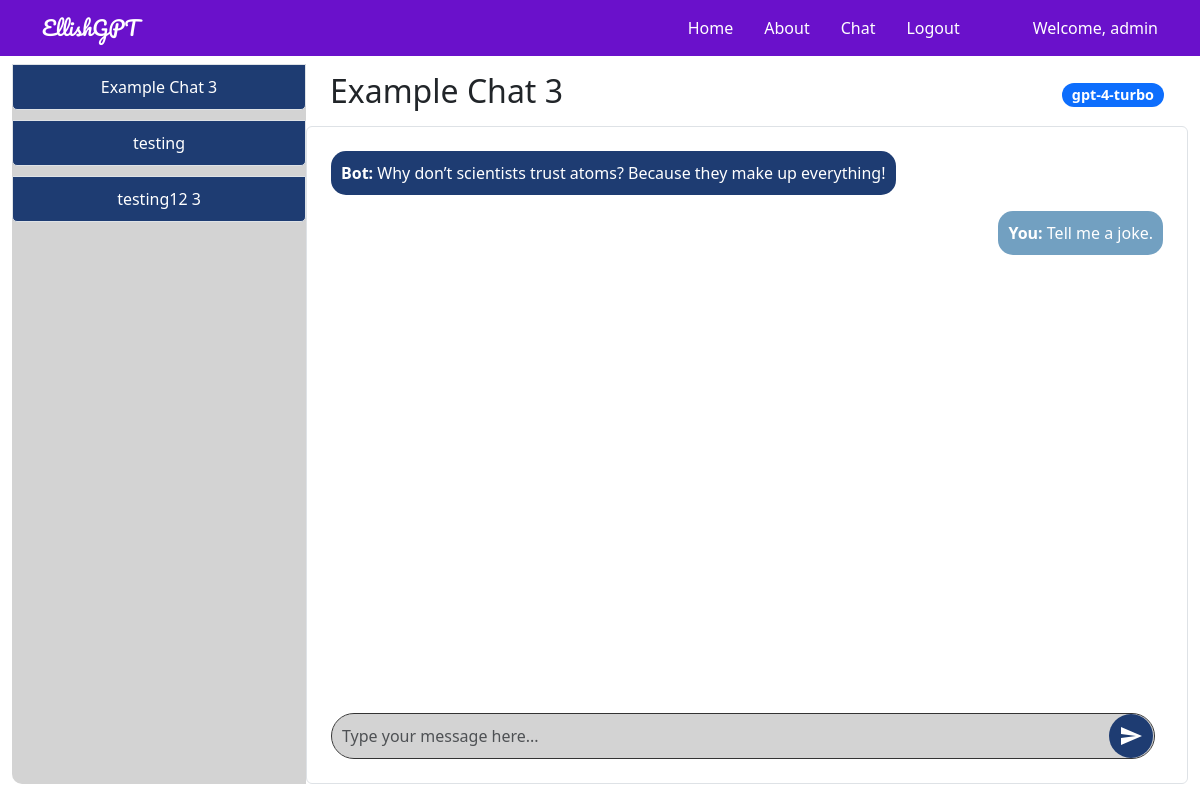
Screenshot of /chat/3 (signed in) with the database file from the repository.
### tables this page shows
CREATE TABLE users (
        userid INTEGER PRIMARY KEY,
        username TEXT NOT NULL UNIQUE,
        password TEXT NOT NULL
    );

CREATE TABLE chats (
        chat_id INTEGER PRIMARY KEY,
        user_id INTEGER,
        model_id INTEGER,
        title TEXT,
        chat TEXT,
        time DATETIME,
        model_name TEXT,
        FOREIGN KEY(user_id) REFERENCES users(userid),
        FOREIGN KEY(model_id) REFERENCES models(modelid)
    );

CREATE TABLE chat_messages (
        id INTEGER PRIMARY KEY AUTOINCREMENT,
        chat_id INTEGER,
        sender TEXT,
        message TEXT,
        timestamp DATETIME DEFAULT CURRENT_TIMESTAMP,
        FOREIGN KEY (chat_id) REFERENCES chats(chat_id)
    );

### genaiserver_wl_folder/flask_app.py (the view, shortened to what this page needs)
@app.route('/chat/<int:chat_id>', methods=['GET', 'POST'])
@login_required
def open_chat(chat_id):
    try:
        g.db = connect_db()
        username = session['username']
        cur = g.db.execute('SELECT userid FROM users WHERE username = ?', (username,))
        user_id = cur.fetchone()[0]
        cur = g.db.execute('SELECT * FROM chats WHERE chat_id = ?', (chat_id,))
        chat = cur.fetchone()
        if chat is None:
            logging.error(f"Chat with id {chat_id} not found.")
            flash("Chat not found.")
            return redirect(url_for('chat'))
        chat_data = dict(time=chat[5], chat=chat[4], title=chat[3], chat_id=chat[0], model_name=chat[6])
        cur_messages = g.db.execute('SELECT sender, message FROM chat_messages WHERE chat_id = ? ORDER BY timestamp DESC LIMIT 10', (chat_id,))
        messages = [{'sender': row[0], 'message': row[1]} for row in cur_messages.fetchall()]
        messages.reverse()  # Reverse to show the latest message at the bottom
        cur2 = g.db.execute('SELECT * FROM chats WHERE user_id = ? ORDER BY time;', (user_id,))
        chats = [dict(time=row[5], chat=row[4], title=row[3], chat_id=row[0], model_name=row[6]) for row in cur2.fetchall()]
        g.db.close()
        return render_template("chat_detail.html", app_data=app_data, chat=chat_data, messages=messages, chats=chats)
    except Exception as e:
        logging.exception(f"Error opening chat {chat_id}: {e}")
        flash("An error occurred while trying to open the chat.")
        return redirect(url_for('chat'))

### genaiserver_wl_folder/flask_app.py (called while the page is built)
def connect_db():
    return sqlite3.connect('serverdatabase.db')

def login_required(f):
    @wraps(f)
    def wrap(*args, **kwargs):
        if 'logged_in' in session:
            return f(*args, **kwargs)
        else:
            flash('You need to login first.')
            return redirect(url_for('login'))
    return wrap

### templates/chat_detail.html (shortened to what this page needs)
{% extends 'layout.html' %} {% block body %}
<div class="container-fluid">
    <div class="row" style="height: 90vh; overflow: hidden">
        <div class="col-md-3 d-flex align-items-stretch p-0">
            <div
                class="list-group sidebar d-flex flex-column justify-content-start w-100"
                style="
                    height: 100%;
                    border-radius: 10px 0 0 10px;
                    background-color: #d3d3d3;
                "
            >
                {% for chat in chats %}
                <div class="position-relative chat-item">
                    <a
                        href="{{ url_for('open_chat', chat_id=chat.chat_id) }}"
                        class="list-group-item list-group-item-action sidebar-item"
                    >
                        {{ chat.title }}
                    </a>
                </div>
                {% endfor %}
            </div>
        </div>
        <div
            class="col-md-9 d-flex flex-column p-0"
            style="
                height: 100%;
                border-radius: 0 10px 10px 0;
                background-color: #ffffff;
            "
        >
            <div
                class="d-flex justify-content-between align-items-center w-100 px-4 py-2"
                style="flex-shrink: 0"
            >
                <h2>{{ chat.title }}</h2>
                <span class="badge bg-primary">{{ chat.model_name }}</span>
            </div>
            <div
                class="chat-box p-4 border rounded bg-white"
                style="
                    flex-grow: 1;
                    padding: 20px;
                    height: 0;
                    border: 2px solid black;
                    overflow-y: auto;
                "
            >
                <div
                    id="chatHistory"
                    class="chat-history mb-4"
                    style="flex-grow: 1; padding-bottom: 1rem"
                >
                    {% for message in messages %}
                    <div
                        class="chat-message {{ 'align-self-end' if message.sender == 'You' else 'align-self-start' }}"
                        style="display: flex; flex-direction: column; align-items: {{ 'flex-end' if message.sender == 'You' else 'flex-start' }};"
                    >
                        <div
                            class="message-bubble {{ 'user-bubble' if message.sender == 'You' else 'bot-bubble' }}"
                            style="{{ 'background-color: #72a0c1; color: white;' if message.sender == 'You' else 'background-color: #1e3c72; color: white;' }}"
                        >
                            <strong>{{ message.sender }}:</strong> {{
                            message.message }}
                        </div>
                    </div>
                    {% endfor %}
                </div>
                <div class="chat-input" style="flex-shrink: 0">
                    <form id="chatForm" class="d-flex align-items-center">
                        <textarea
                            class="form-control me-2"
                            rows="1"
                            name="chat"
                            id="chatInput"
                            placeholder="Type your message here..."
                            style="
                                background-color: #d3d3d3;
                                color: black;
                                border: 1px solid #333;
                                border-radius: 25px;
                                padding: 10px;
                                resize: none;
                                flex-grow: 1;
                                max-height: 100px;
                                overflow-y: auto;
                            "
                        ></textarea>
                        <button
                            class="btn btn-gradient"
                            type="button"
                            onclick="sendChat()"
                            style="
                                background: #1e3c72;
                                color: white;
                                border: none;
                                border-radius: 50%;
                                padding: 10px;
                                display: flex;
                                align-items: center;
                                justify-content: center;
                                position: absolute;
                                right: 10px;
                            "
                        >
                            <svg
                                xmlns="http://www.w3.org/2000/svg"
                                width="24"
                                height="24"
                                fill="white"
                                viewBox="0 0 24 24"
                            >
                                <path
                                    d="M2.01 21l20.99-9-20.99-9-.01 7 15 2-15 2z"
                                />
                            </svg>
                        </button>
                    </form>
                </div>
            </div>
        </div>
    </div>
</div>
{% endblock %}

### templates/layout.html (shortened to what this page needs)
<!doctype html>
<html lang="en">
    <head>
        <link
            href="https://cdn.jsdelivr.net/npm/bootstrap@5.3.0-alpha1/dist/css/bootstrap.min.css"
            rel="stylesheet"
        />
    </head>
    <body style="margin: 0; padding: 0">
        {% include 'includes/_navbar.html' %}
        <main role="main" class="container-fluid pt-5 mt-3">
            {% block body %}{% endblock %}
        </main>
    </body>
</html>

### templates/includes/_navbar.html (shortened to what this page needs)
<nav
    class="navbar navbar-expand-lg navbar-light fixed-top"
    style="background-color: #6a11cb"
>
    <div class="container">
        <a
            class="navbar-brand"
            href="/"
            style="color: white; font-family: &quot;Pacifico&quot;, cursive"
            >{{ app_data['project_name'] }}</a
        >
        <div class="collapse navbar-collapse" id="navbarResponsive">
            <ul class="navbar-nav ml-auto" style="margin-left: auto">
                <li
                    class="nav-item {% if request.path == '/' %}active{% endif %}"
                >
                    <a class="nav-link" href="/" style="color: white">Home</a>
                </li>
                <li
                    class="nav-item {% if request.path == '/about' %}active{% endif %}"
                >
                    <a class="nav-link" href="/about" style="color: white"
                        >About</a
                    >
                </li>
                <li
                    class="nav-item {% if request.path == '/chat' %}active{% endif %}"
                >
                    <a class="nav-link" href="/chat" style="color: white"
                        >Chat</a
                    >
                </li>
                {% if "logged_in" not in session %}
                <li
                    class="nav-item {% if request.path == '/login' %}active{% endif %}"
                >
                    <a class="nav-link" href="/login" style="color: white"
                        >Login</a
                    >
                </li>
                <li
                    class="nav-item {% if request.path == '/register' %}active{% endif %}"
                >
                    <a class="nav-link" href="/register" style="color: white"
                        >Register</a
                    >
                </li>
                {% else %}
                <li
                    class="nav-item {% if request.path == '/logout' %}active{% endif %}"
                >
                    <a class="nav-link" href="/logout" style="color: white"
                        >Logout</a
                    >
                </li>
                {% endif %}
            </ul>
            {% if "logged_in" in session %}
            <span class="navbar-text" style="margin-left: 50px; color: white"
                >Welcome, {{ session['username'] }}</span
            >
            {% endif %}
        </div>
    </div>
</nav>

### templates/layout.html (style rules this page uses)
.navbar-nav .nav-item .nav-link { transition: color 0.3s ease, text-decoration 0.3s ease; }
.navbar-nav .nav-item .nav-link { margin-right: 15px; }

### templates/chat_detail.html (style rules this page uses)
body { opacity: 1; transition: opacity 0.5s ease-in-out; }
.sidebar { background-color: #d3d3d3; height: 100%; flex-grow: 1; }
.sidebar-item { background-color: #1e3c72; color: white; margin-bottom: 10px; border-radius: 5px; padding: 10px; text-align: center; transition: background-color 0.3s, color 0.3s; }
.btn-gradient { background: linear-gradient(135deg, #6e8efb, #a777e3); color: white; border: none; border-radius: 25px; padding: 10px 20px; font-size: 16px; transition: background 0.3s, transform 0.3s; }
.chat-box { display: flex; flex-direction: column; width: 100%; overflow-y: auto; }
.chat-history { flex-grow: 1; overflow-y: auto; padding-bottom: 1rem; }
.chat-message { margin-bottom: 1rem; }
.chat-input { margin-top: 1rem; position: relative; }
textarea { width: 100%; background-color: #d3d3d3; color: black; border: 1px solid #333; border-radius: 25px; padding: 10px; resize: none; flex-grow: 1; max-height: 100px; overflow-y: auto; }
textarea::placeholder { color: #333; }
button { background-color: #1e3c72; color: #fff; border: none; border-radius: 50%; padding: 10px; cursor: pointer; transition: background-color 0.3s; display: flex; align-items: center; justify-content: center; position: absolute; right: 10px; }
.message-bubble { border-radius: 15px; padding: 10px; max-width: 75%; }
.user-bubble { background-color: #72a0c1; color: white; align-self: flex-end; text-align: right; }
.bot-bubble { background-color: #1e3c72; color: white; align-self: flex-start; text-align: left; }
.badge { background-color: #1e3c72; color: white; padding: 5px 10px; border-radius: 15px; font-size: 0.9rem; }

### rows the page displays
users: username "admin"
chats: title "Example Chat 3", model_name "gpt-4-turbo"
chats: title "testing"
chats: title "testing12 3"
chat_messages: sender "Bot", message "Why don’t scientists trust atoms? Because they make up everything!"
chat_messages: sender "You", message "Tell me a joke."

### other values shown
{{ app_data['project_name'] }} "EllishGPT"
